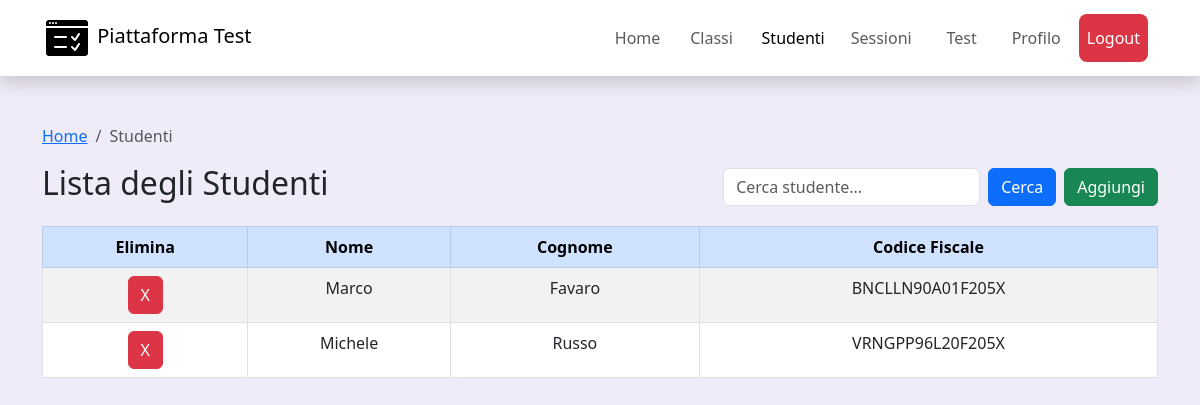
/frontend/views/studenti.php (signed in), run on the app's committed database.
### tables this page shows
CREATE TABLE `utente` (
  `codice_fiscale` varchar(16) NOT NULL,
  `nome` varchar(50) NOT NULL,
  `cognome` varchar(50) NOT NULL,
  `login` varchar(50) NOT NULL,
  `password` varchar(100) NOT NULL,
  `ruolo` enum('STUDENTE','DOCENTE','','') NOT NULL DEFAULT 'STUDENTE'
);

### frontend/views/studenti.php (the view, shortened to what this page needs)
<?php
require("./../../backend/Include/db_connect.php");
$filter = isset($_GET['filter']) ? trim($_GET['filter']) : '';
$SQL_query = "SELECT
                nome, cognome, codice_fiscale
            FROM
                utente
            WHERE
                ruolo = 'STUDENTE'";
$stmt = $conn->prepare($SQL_query);
$stmt->execute();
$result = $stmt->get_result();
?>
<!DOCTYPE html>
<html lang="en">
<head>
    <link href="https://cdn.jsdelivr.net/npm/bootstrap@5.3.0/dist/css/bootstrap.min.css" rel="stylesheet">
</head>
<body style="background-color: rgb(240, 235, 248);">
    <?php include("components/navbar.php") ?>
    <div class="container mt-5">
        <div>
            <nav aria-label="breadcrumb">
                <ol class="breadcrumb">
                    <li class="breadcrumb-item"><a href="index.php">Home</a></li>
                    <li class="breadcrumb-item active">Studenti</li>
                </ol>
            </nav>
        </div>
        <div class="d-flex justify-content-between align-items-center mb-3">
            <h2>Lista degli Studenti</h2>
            <form method="GET" class="d-flex">
                <input type="text" name="filter" class="form-control me-2" placeholder="Cerca studente..."
                    value="<?php echo htmlspecialchars($filter); ?>">
                <button type="submit" class="btn btn-primary me-2">Cerca</button>
                <button type="button" class="btn btn-success" data-bs-toggle="modal" data-bs-target="#nuovoStudente">Aggiungi</button>
            </form>
        </div>
        <table class="table table-bordered table-striped">
        <form action="studenti.php" method="post">
            <thead class="table-primary">
                <tr>
                    <th>Elimina</th>
                    <th>Nome</th>
                    <th>Cognome</th>
                    <th>Codice Fiscale</th>
                </tr>
            </thead>
            <tbody>
                <?php
                if ($result && $result->num_rows > 0) {
                    while ($row = $result->fetch_assoc()) {
                        echo "<tr>";
                        echo "<td> <button type=\"submit\" value=\"" . $row['codice_fiscale'] . "\" name=\"elimina\" class=\"btn btn-danger\">X</button></td>";
                        echo "<td>" . htmlspecialchars($row['nome']) . "</td>";
                        echo "<td>" . htmlspecialchars($row['cognome']) . "</td>";
                        echo "<td>" . htmlspecialchars($row['codice_fiscale']) . "</td>";
                        echo "</tr>";
                    }
                } else {
                    echo "<tr><td colspan='4' class='text-center'>Nessun studente trovato</td></tr>";
                }
                ?>
            </tbody>
            </form>
        </table>
    </div>
</body>
</html>

### frontend/views/studenti.php (style rules this page uses)
tr { text-align: center; }

### frontend/views/components/navbar.php (style rules this page uses)
.active { color: #fff; }

### data on the page
utente: nome "Marco", cognome "Favaro", codice_fiscale "BNCLLN90A01F205X"
utente: nome "Michele", cognome "Russo", codice_fiscale "VRNGPP96L20F205X"
